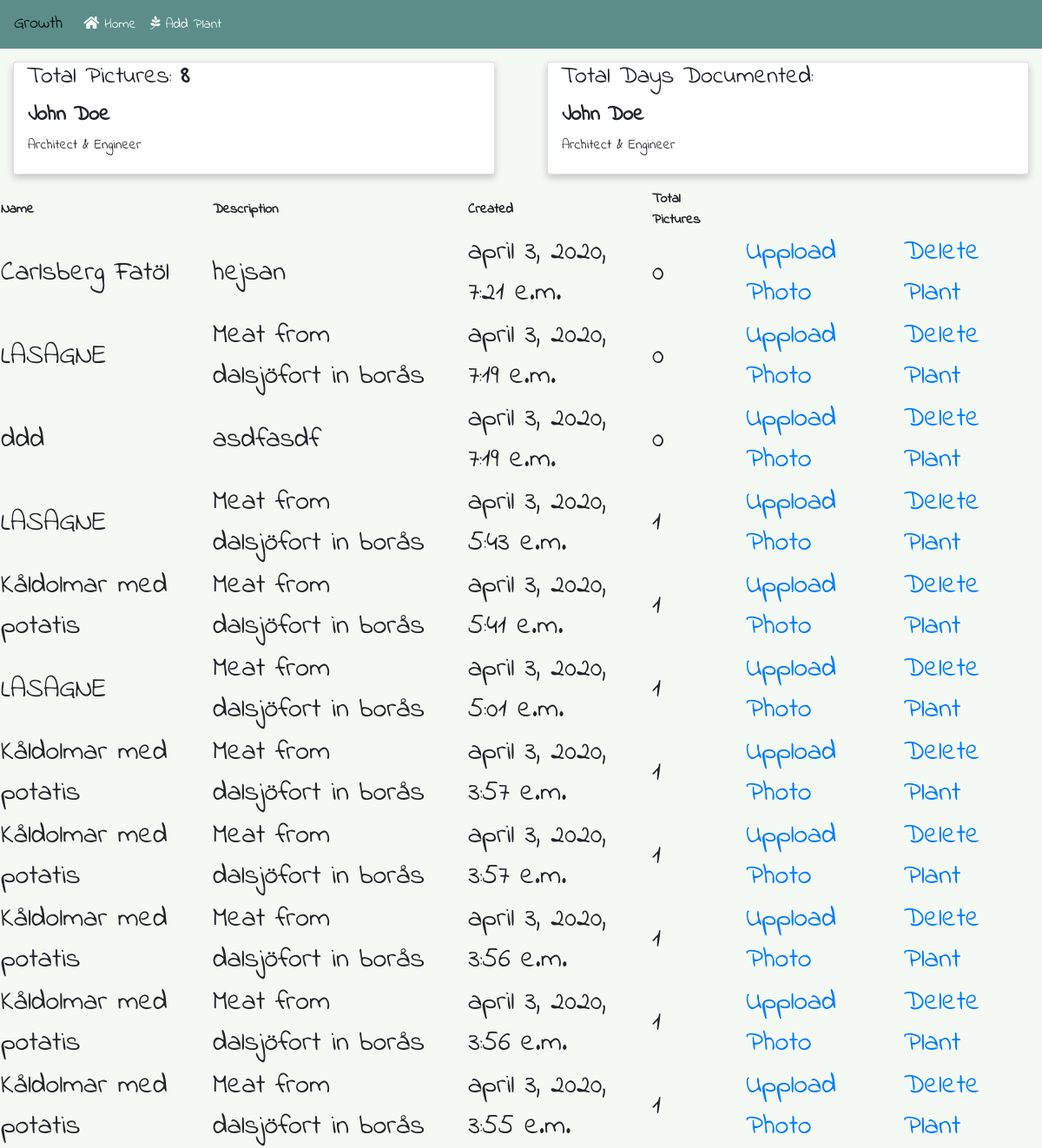
The app's page /loggedin/ (signed in), older data.
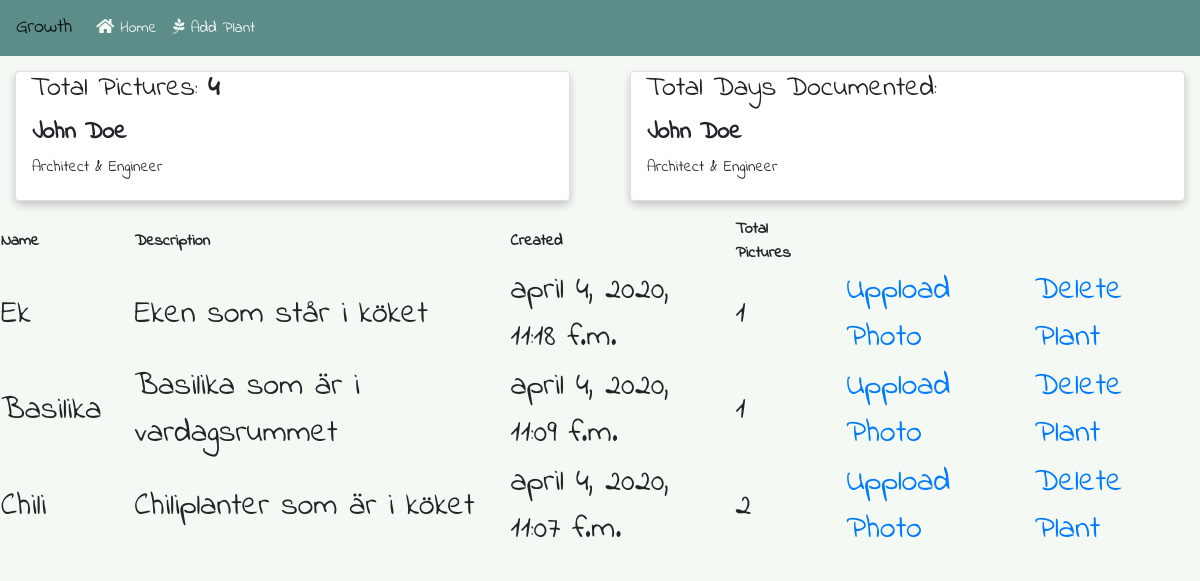
The same page, newer data.
### core/models.py (models this page shows)
class Plant(models.Model):
    user = models.ForeignKey(User, on_delete=models.CASCADE)
    name = models.CharField(max_length=60)
    description = models.CharField(max_length=200)
    created_at = models.DateTimeField(auto_now_add=True)
    total_pictures = models.IntegerField()

### core/views.py (the view)
# urls.py: path('loggedin/',views.LoggedIn.as_view(),name='loggedin'),
class LoggedIn(LoginRequiredMixin,TemplateView):
    template_name = 'login_index.html'
    def get_context_data(self, *args, **kwargs):
        ctx = super().get_context_data(
            *args, **kwargs)
        user_id = self.request.user.id
        get_plants = Plant.objects.filter(user_id=user_id).order_by('-created_at')
        get_total_plants = (Plant.objects
            .filter(user_id=user_id)
            .aggregate(the_sum=Sum('total_pictures')))
        ctx['get_plants'] = get_plants
        ctx['get_total_plants'] = get_total_plants
        return ctx

### core/templates/login_index.html (shortened to what this page needs)
{% extends 'base_admin.html' %}
{% block content %}
<div class="row">
    <div class="col-lg">
        <div class="card">
            <h3>Total Pictures: <b>{{get_total_plants.the_sum}}</b></h3>
            <div class="container">
                <h4><b>John Doe</b></h4>
                <p>Architect & Engineer</p>
            </div>
        </div>
    </div>
    <div class="col-lg">
        <div class="card">
            <h3>Total Days Documented: </h3>
            <div class="container">
                <h4><b>John Doe</b></h4>
                <p>Architect & Engineer</p>
            </div>
        </div>
    </div>
</div>
<div style="overflow-x:auto; margin:auto; text-align: auto;">
    <table style="text-align: auto;">
        <tr>
            <th>Name</th>
            <th>Description</th>
            <th>Created</th>
            <th>Total Pictures</th>
        </tr>
        {% for plant in get_plants %}
        <tr>
            <td>{{plant.name}}</td>
            <td>{{plant.description}}</td>
            <td>{{plant.created_at}}</td>
            <td>{{plant.total_pictures}}</td>
            <td><a href="{% url 'core:upload_photo' plant.id %}">Uppload Photo</a></td>
            <td><a href="{% url 'core:delete_plant' plant.id %}">Delete Plant</a></td>
        </tr>
        {% endfor %}
    </table>
</div>
{% endblock content %}

### core/templates/base_admin.html (shortened to what this page needs)
{% load static %}
{% load tz %}
{% timezone "Europe/Stockholm" %}
<html>
<head>
    <link rel="stylesheet" href="https://use.fontawesome.com/releases/v5.3.1/css/all.css">
    <link rel="stylesheet" href="https://maxcdn.bootstrapcdn.com/bootstrap/4.1.2/css/bootstrap.min.css">
    <link rel="stylesheet" type="text/css" href="{% static 'dashboard/css/base.css' %}">
</head>
<nav class="navbar navbar-expand-lg navbar-light bg-dark">
    <a class="navbar-brand" href="#">Growth</a>
    <div class="collapse navbar-collapse" id="navbarNavDropdown">
        <ul class="navbar-nav">
            <li class="nav-item">
                <a class="nav-link" href="{% url 'core:loggedin' %}"><i class="fas fa-home"></i> Home</a>
            </li>
            <li class="nav-item">
                <a class="nav-link" href="{% url 'core:add_plant' %}"><i class="fab fa-pagelines"></i> Add Plant</a>
            </li>
        </ul>
    </div>
</nav>
<div class="content-wrapper">
    {% block content %}{% endblock content %}
</div>
{% endtimezone %}

### core/static/dashboard/css/base.css (style rules this page uses)
.bg-dark { background-color: #5c8d89 !important; }
.navbar-light .navbar-nav .nav-link { color: #f4f9f4; }
th { text-align: inherit; margin: 20rem; padding-right: 2rem; }
td { display: table-cell; vertical-align: inherit; margin: 20rem; padding-right: 2rem; font-size: 2rem; }
.card { box-shadow: 0 4px 8px 0 rgba(0, 0, 0, 0.2); transition: 0.3s; margin: 15px; }
.container { padding: 5px 16px; }
h3 { margin-left: 15px; }

Row changes from the older to the newer data that the page shows:
removed Plant: name "Carlsberg Fatöl", description "hejsan", created_at "april 3, 2020, 7:21 e.m.", total_pictures "0"
removed Plant: name "LASAGNE", description "Meat from dalsjöfort in borås", created_at "april 3, 2020, 7:19 e.m.", total_pictures "0"
removed Plant: name "ddd", description "asdfasdf", created_at "april 3, 2020, 7:19 e.m.", total_pictures "0"
removed Plant: name "LASAGNE", description "Meat from dalsjöfort in borås", created_at "april 3, 2020, 5:43 e.m.", total_pictures "1"
removed Plant: name "Kåldolmar med potatis", description "Meat from dalsjöfort in borås", created_at "april 3, 2020, 5:41 e.m.", total_pictures "1"
removed Plant: name "LASAGNE", description "Meat from dalsjöfort in borås", created_at "april 3, 2020, 5:01 e.m.", total_pictures "1"
removed Plant: name "Kåldolmar med potatis", description "Meat from dalsjöfort in borås", created_at "april 3, 2020, 3:57 e.m.", total_pictures "1"
removed Plant: name "Kåldolmar med potatis", description "Meat from dalsjöfort in borås", created_at "april 3, 2020, 3:57 e.m.", total_pictures "1"
removed Plant: name "Kåldolmar med potatis", description "Meat from dalsjöfort in borås", created_at "april 3, 2020, 3:56 e.m.", total_pictures "1"
removed Plant: name "Kåldolmar med potatis", description "Meat from dalsjöfort in borås", created_at "april 3, 2020, 3:56 e.m.", total_pictures "1"
removed Plant: name "Kåldolmar med potatis", description "Meat from dalsjöfort in borås", created_at "april 3, 2020, 3:55 e.m.", total_pictures "1"
added Plant: name "Ek", description "Eken som står i köket", created_at "april 4, 2020, 11:18 f.m.", total_pictures "1"
added Plant: name "Basilika", description "Basilika som är i vardagsrummet", created_at "april 4, 2020, 11:09 f.m.", total_pictures "1"
added Plant: name "Chili", description "Chiliplanter som är i köket", created_at "april 4, 2020, 11:07 f.m.", total_pictures "2"
Text that changed along with them:
{{ get_total_plants.the_sum }}: "8" → "4"
